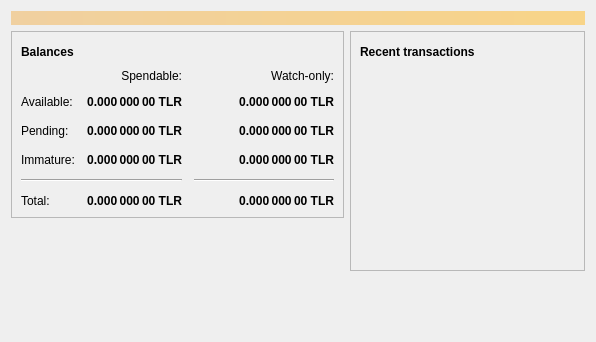
<?xml version="1.0" encoding="UTF-8"?>
<ui version="4.0">
 <class>OverviewPage</class>
 <widget class="QWidget" name="OverviewPage">
  <property name="geometry">
   <rect>
    <x>0</x>
    <y>0</y>
    <width>596</width>
    <height>342</height>
   </rect>
  </property>
  <property name="windowTitle">
   <string>Form</string>
  </property>
  <layout class="QVBoxLayout" name="topLayout">
   <item>
    <widget class="QLabel" name="labelAlerts">
     <property name="visible">
      <bool>false</bool>
     </property>
     <property name="styleSheet">
      <string notr="true">QLabel { background-color: qlineargradient(x1: 0, y1: 0, x2: 1, y2: 0, stop:0 #F0D0A0, stop:1 #F8D488); color:#000000; }</string>
     </property>
     <property name="wordWrap">
      <bool>true</bool>
     </property>
     <property name="margin">
      <number>3</number>
     </property>
     <property name="textInteractionFlags">
      <set>Qt::TextSelectableByMouse</set>
     </property>
    </widget>
   </item>
   <item>
    <layout class="QHBoxLayout" name="horizontalLayout" stretch="1,1">
     <item>
      <layout class="QVBoxLayout" name="verticalLayout_2">
       <item>
        <widget class="QFrame" name="frame">
         <property name="frameShape">
          <enum>QFrame::StyledPanel</enum>
         </property>
         <property name="frameShadow">
          <enum>QFrame::Raised</enum>
         </property>
         <layout class="QVBoxLayout" name="verticalLayout_4">
          <item>
           <layout class="QHBoxLayout" name="horizontalLayout_4">
            <item>
             <widget class="QLabel" name="label_5">
              <property name="font">
               <font>
                <weight>75</weight>
                <bold>true</bold>
               </font>
              </property>
              <property name="text">
               <string>Balances</string>
              </property>
             </widget>
            </item>
            <item>
             <widget class="QPushButton" name="labelWalletStatus">
              <property name="enabled">
               <bool>true</bool>
              </property>
              <property name="maximumSize">
               <size>
                <width>30</width>
                <height>16777215</height>
               </size>
              </property>
              <property name="toolTip">
               <string>The displayed information may be out of date. Your wallet automatically synchronizes with the Taler network after a connection is established, but this process has not completed yet.</string>
              </property>
              <property name="text">
               <string/>
              </property>
              <property name="icon">
               <iconset resource="../bitcoin.qrc">
                <normaloff>:/icons/warning</normaloff>
                <disabledoff>:/icons/warning</disabledoff>:/icons/warning</iconset>
              </property>
              <property name="iconSize">
               <size>
                <width>24</width>
                <height>24</height>
               </size>
              </property>
              <property name="flat">
               <bool>true</bool>
              </property>
             </widget>
            </item>
            <item>
             <spacer name="horizontalSpacer_3">
              <property name="orientation">
               <enum>Qt::Horizontal</enum>
              </property>
              <property name="sizeHint" stdset="0">
               <size>
                <width>40</width>
                <height>20</height>
               </size>
              </property>
             </spacer>
            </item>
           </layout>
          </item>
          <item>
           <layout class="QGridLayout" name="gridLayout">
            <property name="spacing">
             <number>12</number>
            </property>
            <item row="2" column="2">
             <widget class="QLabel" name="labelWatchPending">
              <property name="font">
               <font>
                <weight>75</weight>
                <bold>true</bold>
               </font>
              </property>
              <property name="cursor">
               <cursorShape>IBeamCursor</cursorShape>
              </property>
              <property name="toolTip">
               <string>Unconfirmed transactions to watch-only addresses</string>
              </property>
              <property name="text">
               <string notr="true">0.000 000 00 TLR</string>
              </property>
              <property name="alignment">
               <set>Qt::AlignRight|Qt::AlignTrailing|Qt::AlignVCenter</set>
              </property>
              <property name="textInteractionFlags">
               <set>Qt::LinksAccessibleByMouse|Qt::TextSelectableByKeyboard|Qt::TextSelectableByMouse</set>
              </property>
             </widget>
            </item>
            <item row="2" column="1">
             <widget class="QLabel" name="labelUnconfirmed">
              <property name="font">
               <font>
                <weight>75</weight>
                <bold>true</bold>
               </font>
              </property>
              <property name="cursor">
               <cursorShape>IBeamCursor</cursorShape>
              </property>
              <property name="toolTip">
               <string>Total of transactions that have yet to be confirmed, and do not yet count toward the spendable balance</string>
              </property>
              <property name="text">
               <string notr="true">0.000 000 00 TLR</string>
              </property>
              <property name="alignment">
               <set>Qt::AlignRight|Qt::AlignTrailing|Qt::AlignVCenter</set>
              </property>
              <property name="textInteractionFlags">
               <set>Qt::LinksAccessibleByMouse|Qt::TextSelectableByKeyboard|Qt::TextSelectableByMouse</set>
              </property>
             </widget>
            </item>
            <item row="3" column="2">
             <widget class="QLabel" name="labelWatchImmature">
              <property name="font">
               <font>
                <weight>75</weight>
                <bold>true</bold>
               </font>
              </property>
              <property name="cursor">
               <cursorShape>IBeamCursor</cursorShape>
              </property>
              <property name="toolTip">
               <string>Mined balance in watch-only addresses that has not yet matured</string>
              </property>
              <property name="text">
               <string notr="true">0.000 000 00 TLR</string>
              </property>
              <property name="alignment">
               <set>Qt::AlignRight|Qt::AlignTrailing|Qt::AlignVCenter</set>
              </property>
              <property name="textInteractionFlags">
               <set>Qt::LinksAccessibleByMouse|Qt::TextSelectableByKeyboard|Qt::TextSelectableByMouse</set>
              </property>
             </widget>
            </item>
            <item row="4" column="0" colspan="2">
             <widget class="Line" name="line">
              <property name="orientation">
               <enum>Qt::Horizontal</enum>
              </property>
             </widget>
            </item>
            <item row="4" column="2">
             <widget class="Line" name="lineWatchBalance">
              <property name="sizePolicy">
               <sizepolicy hsizetype="Preferred" vsizetype="Fixed">
                <horstretch>0</horstretch>
                <verstretch>0</verstretch>
               </sizepolicy>
              </property>
              <property name="minimumSize">
               <size>
                <width>140</width>
                <height>0</height>
               </size>
              </property>
              <property name="orientation">
               <enum>Qt::Horizontal</enum>
              </property>
             </widget>
            </item>
            <item row="5" column="0">
             <widget class="QLabel" name="labelTotalText">
              <property name="text">
               <string>Total:</string>
              </property>
             </widget>
            </item>
            <item row="3" column="1">
             <widget class="QLabel" name="labelImmature">
              <property name="font">
               <font>
                <weight>75</weight>
                <bold>true</bold>
               </font>
              </property>
              <property name="cursor">
               <cursorShape>IBeamCursor</cursorShape>
              </property>
              <property name="toolTip">
               <string>Mined balance that has not yet matured</string>
              </property>
              <property name="text">
               <string notr="true">0.000 000 00 TLR</string>
              </property>
              <property name="alignment">
               <set>Qt::AlignRight|Qt::AlignTrailing|Qt::AlignVCenter</set>
              </property>
              <property name="textInteractionFlags">
               <set>Qt::LinksAccessibleByMouse|Qt::TextSelectableByKeyboard|Qt::TextSelectableByMouse</set>
              </property>
             </widget>
            </item>
            <item row="2" column="3">
             <spacer name="horizontalSpacer_2">
              <property name="orientation">
               <enum>Qt::Horizontal</enum>
              </property>
              <property name="sizeHint" stdset="0">
               <size>
                <width>40</width>
                <height>20</height>
               </size>
              </property>
             </spacer>
            </item>
            <item row="3" column="0">
             <widget class="QLabel" name="labelImmatureText">
              <property name="text">
               <string>Immature:</string>
              </property>
             </widget>
            </item>
            <item row="5" column="1">
             <widget class="QLabel" name="labelTotal">
              <property name="font">
               <font>
                <weight>75</weight>
                <bold>true</bold>
               </font>
              </property>
              <property name="cursor">
               <cursorShape>IBeamCursor</cursorShape>
              </property>
              <property name="toolTip">
               <string>Your current total balance</string>
              </property>
              <property name="text">
               <string notr="true">0.000 000 00 TLR</string>
              </property>
              <property name="alignment">
               <set>Qt::AlignRight|Qt::AlignTrailing|Qt::AlignVCenter</set>
              </property>
              <property name="textInteractionFlags">
               <set>Qt::LinksAccessibleByMouse|Qt::TextSelectableByKeyboard|Qt::TextSelectableByMouse</set>
              </property>
             </widget>
            </item>
            <item row="5" column="2">
             <widget class="QLabel" name="labelWatchTotal">
              <property name="font">
               <font>
                <weight>75</weight>
                <bold>true</bold>
               </font>
              </property>
              <property name="cursor">
               <cursorShape>IBeamCursor</cursorShape>
              </property>
              <property name="toolTip">
               <string>Current total balance in watch-only addresses</string>
              </property>
              <property name="text">
               <string notr="true">0.000 000 00 TLR</string>
              </property>
              <property name="alignment">
               <set>Qt::AlignRight|Qt::AlignTrailing|Qt::AlignVCenter</set>
              </property>
              <property name="textInteractionFlags">
               <set>Qt::LinksAccessibleByMouse|Qt::TextSelectableByKeyboard|Qt::TextSelectableByMouse</set>
              </property>
             </widget>
            </item>
            <item row="0" column="2">
             <widget class="QLabel" name="labelWatchonly">
              <property name="text">
               <string>Watch-only:</string>
              </property>
              <property name="alignment">
               <set>Qt::AlignRight|Qt::AlignTrailing|Qt::AlignVCenter</set>
              </property>
             </widget>
            </item>
            <item row="1" column="0">
             <widget class="QLabel" name="labelBalanceText">
              <property name="text">
               <string>Available:</string>
              </property>
             </widget>
            </item>
            <item row="1" column="1">
             <widget class="QLabel" name="labelBalance">
              <property name="font">
               <font>
                <weight>75</weight>
                <bold>true</bold>
               </font>
              </property>
              <property name="cursor">
               <cursorShape>IBeamCursor</cursorShape>
              </property>
              <property name="toolTip">
               <string>Your current spendable balance</string>
              </property>
              <property name="text">
               <string notr="true">0.000 000 00 TLR</string>
              </property>
              <property name="alignment">
               <set>Qt::AlignRight|Qt::AlignTrailing|Qt::AlignVCenter</set>
              </property>
              <property name="textInteractionFlags">
               <set>Qt::LinksAccessibleByMouse|Qt::TextSelectableByKeyboard|Qt::TextSelectableByMouse</set>
              </property>
             </widget>
            </item>
            <item row="1" column="2">
             <widget class="QLabel" name="labelWatchAvailable">
              <property name="font">
               <font>
                <weight>75</weight>
                <bold>true</bold>
               </font>
              </property>
              <property name="cursor">
               <cursorShape>IBeamCursor</cursorShape>
              </property>
              <property name="toolTip">
               <string>Your current balance in watch-only addresses</string>
              </property>
              <property name="text">
               <string notr="true">0.000 000 00 TLR</string>
              </property>
              <property name="alignment">
               <set>Qt::AlignRight|Qt::AlignTrailing|Qt::AlignVCenter</set>
              </property>
              <property name="textInteractionFlags">
               <set>Qt::LinksAccessibleByMouse|Qt::TextSelectableByKeyboard|Qt::TextSelectableByMouse</set>
              </property>
             </widget>
            </item>
            <item row="2" column="0">
             <widget class="QLabel" name="labelPendingText">
              <property name="text">
               <string>Pending:</string>
              </property>
             </widget>
            </item>
            <item row="0" column="1">
             <widget class="QLabel" name="labelSpendable">
              <property name="text">
               <string>Spendable:</string>
              </property>
              <property name="alignment">
               <set>Qt::AlignRight|Qt::AlignTrailing|Qt::AlignVCenter</set>
              </property>
             </widget>
            </item>
           </layout>
          </item>
         </layout>
        </widget>
       </item>
       <item>
        <spacer name="verticalSpacer">
         <property name="orientation">
          <enum>Qt::Vertical</enum>
         </property>
         <property name="sizeHint" stdset="0">
          <size>
           <width>20</width>
           <height>40</height>
          </size>
         </property>
        </spacer>
       </item>
      </layout>
     </item>
     <item>
      <layout class="QVBoxLayout" name="verticalLayout_3">
       <item>
        <widget class="QFrame" name="frame_2">
         <property name="frameShape">
          <enum>QFrame::StyledPanel</enum>
         </property>
         <property name="frameShadow">
          <enum>QFrame::Raised</enum>
         </property>
         <layout class="QVBoxLayout" name="verticalLayout">
          <item>
           <layout class="QHBoxLayout" name="horizontalLayout_2">
            <item>
             <widget class="QLabel" name="label_4">
              <property name="font">
               <font>
                <weight>75</weight>
                <bold>true</bold>
               </font>
              </property>
              <property name="text">
               <string>Recent transactions</string>
              </property>
             </widget>
            </item>
            <item>
             <widget class="QPushButton" name="labelTransactionsStatus">
              <property name="enabled">
               <bool>true</bool>
              </property>
              <property name="maximumSize">
               <size>
                <width>30</width>
                <height>16777215</height>
               </size>
              </property>
              <property name="toolTip">
               <string>The displayed information may be out of date. Your wallet automatically synchronizes with the Taler network after a connection is established, but this process has not completed yet.</string>
              </property>
              <property name="text">
               <string/>
              </property>
              <property name="icon">
               <iconset resource="../bitcoin.qrc">
                <normaloff>:/icons/warning</normaloff>
                <disabledoff>:/icons/warning</disabledoff>:/icons/warning</iconset>
              </property>
              <property name="iconSize">
               <size>
                <width>24</width>
                <height>24</height>
               </size>
              </property>
              <property name="flat">
               <bool>true</bool>
              </property>
             </widget>
            </item>
            <item>
             <spacer name="horizontalSpacer">
              <property name="orientation">
               <enum>Qt::Horizontal</enum>
              </property>
              <property name="sizeHint" stdset="0">
               <size>
                <width>40</width>
                <height>20</height>
               </size>
              </property>
             </spacer>
            </item>
           </layout>
          </item>
          <item>
           <widget class="QListView" name="listTransactions">
            <property name="styleSheet">
             <string notr="true">QListView { background: transparent; }</string>
            </property>
            <property name="frameShape">
             <enum>QFrame::NoFrame</enum>
            </property>
            <property name="verticalScrollBarPolicy">
             <enum>Qt::ScrollBarAlwaysOff</enum>
            </property>
            <property name="horizontalScrollBarPolicy">
             <enum>Qt::ScrollBarAlwaysOff</enum>
            </property>
            <property name="selectionMode">
             <enum>QAbstractItemView::NoSelection</enum>
            </property>
           </widget>
          </item>
         </layout>
        </widget>
       </item>
       <item>
        <spacer name="verticalSpacer_2">
         <property name="orientation">
          <enum>Qt::Vertical</enum>
         </property>
         <property name="sizeHint" stdset="0">
          <size>
           <width>20</width>
           <height>40</height>
          </size>
         </property>
        </spacer>
       </item>
      </layout>
     </item>
    </layout>
   </item>
  </layout>
 </widget>
 <resources/>
 <connections/>
</ui>
